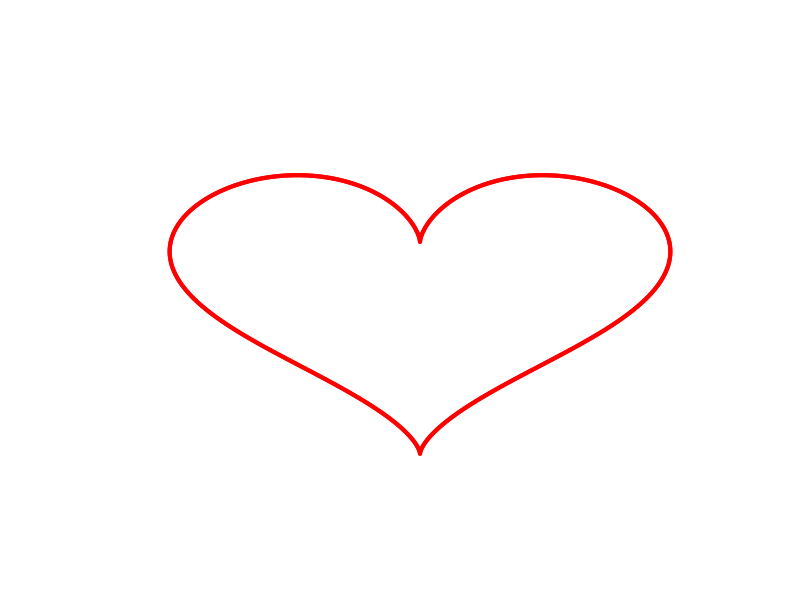

Recreate this plot in R.
# Define a function that will display the secret message.
plot_secret_message = function(){

  # Display the secret message in a new window.
  dev.new()
  
  # Define our plotting box
  plot(x=c(-20, 20),
       y=c(-20, 20),
       type='n',
       axes=FALSE,
       xlab='',
       ylab='')

  # The range of values.
  t = seq(0, 360, len=360)
  
  # The line functions.
  x = 16 * sin(t*pi/180)^3
  y = 13 * cos(t*pi/180) - 5*cos(2*t*pi/180) - 2*cos(3*t*pi/180) - cos(4*t*pi/180)
  
  # Plot the line functions.
  lines(x, y, col='red', lwd=4)
  lines(-x, y, col='red', lwd=4)
}

plot_secret_message()
